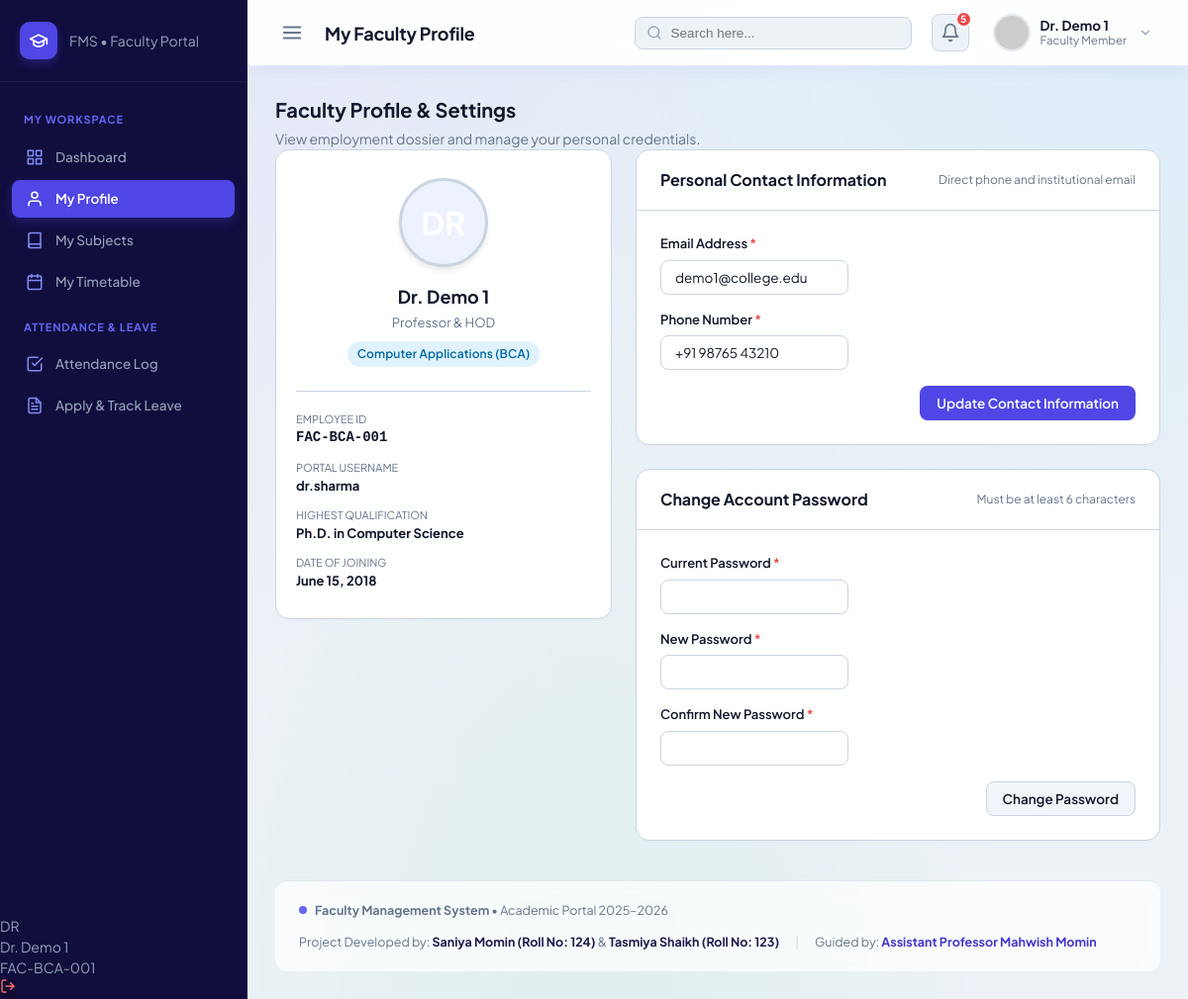
Page /faculty/profile.php (signed in) on the committed database.
### tables this page shows
CREATE TABLE `faculty` (
  `id` INT AUTO_INCREMENT PRIMARY KEY,
  `user_id` INT NOT NULL UNIQUE,
  `department_id` INT NOT NULL,
  `emp_id` VARCHAR(20) NOT NULL UNIQUE,
  `full_name` VARCHAR(100) NOT NULL,
  `email` VARCHAR(100) NOT NULL UNIQUE,
  `phone` VARCHAR(20) NOT NULL,
  `designation` VARCHAR(100) NOT NULL,
  `qualification` VARCHAR(100) NOT NULL,
  `joining_date` DATE NOT NULL,
  `photo` VARCHAR(255) DEFAULT 'default_avatar.png',
  `created_at` TIMESTAMP DEFAULT CURRENT_TIMESTAMP,
  INDEX `idx_faculty_dept` (`department_id`),
  INDEX `idx_faculty_emp_id` (`emp_id`),
  CONSTRAINT `fk_faculty_user` FOREIGN KEY (`user_id`) 
    REFERENCES `users` (`id`) ON DELETE CASCADE ON UPDATE CASCADE,
  CONSTRAINT `fk_faculty_department` FOREIGN KEY (`department_id`) 
    REFERENCES `departments` (`id`) ON DELETE RESTRICT ON UPDATE CASCADE
);

CREATE TABLE `departments` (
  `id` INT AUTO_INCREMENT PRIMARY KEY,
  `dept_code` VARCHAR(10) NOT NULL UNIQUE,
  `dept_name` VARCHAR(100) NOT NULL,
  `description` VARCHAR(255) DEFAULT NULL,
  `created_at` TIMESTAMP DEFAULT CURRENT_TIMESTAMP
);

CREATE TABLE `users` (
  `id` INT AUTO_INCREMENT PRIMARY KEY,
  `username` VARCHAR(50) NOT NULL UNIQUE,
  `password` VARCHAR(255) NOT NULL,
  `role` ENUM('admin', 'faculty') NOT NULL DEFAULT 'faculty',
  `status` ENUM('active', 'inactive') NOT NULL DEFAULT 'active',
  `created_at` TIMESTAMP DEFAULT CURRENT_TIMESTAMP,
  INDEX `idx_users_role` (`role`),
  INDEX `idx_users_status` (`status`)
);

### includes/auth.php (called while the page is built, shortened)
<?php
require_once __DIR__ . '/functions.php';
function isLoggedIn() {
    return isset($_SESSION['user_id']) && !empty($_SESSION['user_id']) && isset($_SESSION['user_role']);
}
function getCurrentUser() {
    return [
        'id'          => $_SESSION['user_id'],
        'username'    => $_SESSION['username'],
        'role'        => $_SESSION['user_role'],
        'faculty_id'  => $_SESSION['faculty_id'] ?? null,
        'full_name'   => $_SESSION['full_name'] ?? $_SESSION['username'],
        'designation' => $_SESSION['designation'] ?? '',
        'emp_id'      => $_SESSION['emp_id'] ?? '',
        'dept_name'   => $_SESSION['dept_name'] ?? '',
        'photo'       => $_SESSION['photo'] ?? 'default_avatar.png'
    ];
}

### includes/functions.php (called while the page is built, shortened)
<?php
function escape($string) {
    return htmlspecialchars((string)($string ?? ''), ENT_QUOTES, 'UTF-8');
}
function getSafeAvatar($photo, $name = 'AI Bot') {
    return $photo;
}

### faculty/profile.php (the view, shortened to what this page needs)
<?php
$pageTitle = 'My Faculty Profile';
$db = getDB();
$facultyId = (int)$_SESSION['faculty_id'];
try {
    $stmt = $db->prepare("
        SELECT f.*, d.dept_code, d.dept_name, u.username
        FROM faculty f
        JOIN departments d ON f.department_id = d.id
        JOIN users u ON f.user_id = u.id
        WHERE f.id = ?
    ");
    $stmt->execute([$facultyId]);
    $faculty = $stmt->fetch();
} catch (Exception $e) {
    die("Database error: " . $e->getMessage());
}
include __DIR__ . '/../includes/header.php';
?>
<div class="content-header">
    <div>
        <h2 style="font-size: 20px; font-weight: 700; color: var(--text); margin: 0 0 4px;">Faculty Profile &amp; Settings</h2>
        <p style="color: var(--text-muted); font-size: 14px; margin: 0;">View employment dossier and manage your personal credentials.</p>
    </div>
</div>
<div style="display: grid; grid-template-columns: minmax(280px, 340px) 1fr; gap: 24px; align-items: start;">
    <div class="card">
        <div class="card-body" style="text-align: center; padding: 28px 20px;">
            <div style="width: 90px; height: 90px; margin: 0 auto 16px; border-radius: 50%; background: var(--primary-light); display: flex; align-items: center; justify-content: center; font-size: 32px; font-weight: 700; color: #fff; border: 3px solid var(--border); box-shadow: 0 4px 6px -1px rgba(0,0,0,0.1);">
            </div>
            <h3 style="margin: 0 0 4px; font-size: 18px; font-weight: 700; color: var(--text);">
                <?php echo escape($faculty['full_name']); ?>
            </h3>
            <div style="font-size: 13px; color: var(--text-muted); margin-bottom: 8px;">
                <?php echo escape($faculty['designation']); ?>
            </div>
            <div>
                <span class="badge badge-info" style="font-size: 12px; padding: 4px 10px;">
                    <?php echo escape($faculty['dept_name']); ?> (<?php echo escape($faculty['dept_code']); ?>)
                </span>
            </div>
            <div style="margin-top: 24px; padding-top: 20px; border-top: 1px solid var(--border); text-align: left; font-size: 13px; display: flex; flex-direction: column; gap: 12px;">
                <div>
                    <span style="color: var(--text-muted); display: block; font-size: 11px; text-transform: uppercase;">Employee ID</span>
                    <strong style="font-family: monospace; font-size: 14px;"><?php echo escape($faculty['emp_id']); ?></strong>
                </div>
                <div>
                    <span style="color: var(--text-muted); display: block; font-size: 11px; text-transform: uppercase;">Portal Username</span>
                    <strong><?php echo escape($faculty['username']); ?></strong>
                </div>
                <div>
                    <span style="color: var(--text-muted); display: block; font-size: 11px; text-transform: uppercase;">Highest Qualification</span>
                    <strong><?php echo escape($faculty['qualification'] ?? 'N/A'); ?></strong>
                </div>
                <div>
                    <span style="color: var(--text-muted); display: block; font-size: 11px; text-transform: uppercase;">Date of Joining</span>
                    <strong><?php echo date('F j, Y', strtotime($faculty['joining_date'])); ?></strong>
                </div>
            </div>
        </div>
    </div>
    <div style="display: flex; flex-direction: column; gap: 24px;">
        <div class="card">
            <div class="card-header">
                <h3 class="card-title">Personal Contact Information</h3>
                <span style="font-size: 12px; color: var(--text-muted);">Direct phone and institutional email</span>
            </div>
            <div class="card-body">
                <form method="POST" action="">
                    <div class="form-grid" style="grid-template-columns: 1fr 1fr;">
                        <div class="form-group">
                            <label for="email" class="form-label">Email Address <span style="color: var(--danger);">*</span></label>
                            <input type="email"
                                   id="email"
                                   name="email"
                                   class="form-control"
                                   value="<?php echo escape($faculty['email']); ?>"
                                   required>
                        </div>
                        <div class="form-group">
                            <label for="phone" class="form-label">Phone Number <span style="color: var(--danger);">*</span></label>
                            <input type="tel"
                                   id="phone"
                                   name="phone"
                                   class="form-control"
                                   value="<?php echo escape($faculty['phone']); ?>"
                                   required>
                        </div>
                    </div>
                    <div style="display: flex; justify-content: flex-end; margin-top: 16px;">
                        <button type="submit" class="btn btn-primary">
                            Update Contact Information
                        </button>
                    </div>
                </form>
            </div>
        </div>
        <div class="card">
            <div class="card-header">
                <h3 class="card-title">Change Account Password</h3>
                <span style="font-size: 12px; color: var(--text-muted);">Must be at least 6 characters</span>
            </div>
            <div class="card-body">
                <form method="POST" action="">
                    <div class="form-group">
                        <label for="current_password" class="form-label">Current Password <span style="color: var(--danger);">*</span></label>
                        <input type="password"
                               id="current_password"
                               name="current_password"
                               class="form-control"
                               required
                               autocomplete="current-password">
                    </div>
                    <div class="form-grid" style="grid-template-columns: 1fr 1fr;">
                        <div class="form-group">
                            <label for="new_password" class="form-label">New Password <span style="color: var(--danger);">*</span></label>
                            <input type="password"
                                   id="new_password"
                                   name="new_password"
                                   class="form-control"
                                   required
                                   minlength="6"
                                   autocomplete="new-password">
                        </div>
                        <div class="form-group">
                            <label for="confirm_password" class="form-label">Confirm New Password <span style="color: var(--danger);">*</span></label>
                            <input type="password"
                                   id="confirm_password"
                                   name="confirm_password"
                                   class="form-control"
                                   required
                                   minlength="6"
                                   autocomplete="new-password">
                        </div>
                    </div>
                    <div style="display: flex; justify-content: flex-end; margin-top: 16px;">
                        <button type="submit" class="btn btn-secondary" style="background: #F1F5F9;">
                            Change Password
                        </button>
                    </div>
                </form>
            </div>
        </div>
    </div>
</div>
<?php include __DIR__ . '/../includes/footer.php'; ?>

### includes/header.php (shortened to what this page needs)
<?php
require_once __DIR__ . '/functions.php';
require_once __DIR__ . '/auth.php';
$currentUser = getCurrentUser();
$pageTitle = $pageTitle ?? 'Dashboard';
?>
<!DOCTYPE html>
<html lang="en">
<head>
    <link rel="stylesheet" href="<?php echo BASE_URL; ?>assets/css/style.css">
    <link rel="stylesheet" href="/fms/assets/css/style.css">
    <link rel="stylesheet" href="/assets/css/style.css">
    <link rel="stylesheet" href="<?php echo BASE_URL; ?>assets/css/print.css">
</head>
<body>
<div class="app-wrapper">
    <?php
    if ($currentUser['role'] === 'admin') {
        include __DIR__ . '/admin-sidebar.php';
    } else {
        include __DIR__ . '/faculty-sidebar.php';
    }
    ?>
    <div class="main-wrapper">
        <header class="topbar">
            <div class="topbar-left">
                <button type="button" class="btn-sidebar-toggle" id="sidebarToggle" aria-label="Toggle navigation">
                    <svg width="22" height="22" viewBox="0 0 24 24" fill="none" stroke="currentColor" stroke-width="2" stroke-linecap="round" stroke-linejoin="round">
                        <line x1="3" y1="12" x2="21" y2="12"/>
                        <line x1="3" y1="6" x2="21" y2="6"/>
                        <line x1="3" y1="18" x2="21" y2="18"/>
                    </svg>
                </button>
                <h1 class="page-title"><?php echo escape($pageTitle); ?></h1>
            </div>
            <div class="topbar-right">
                <div class="topbar-search">
                    <input type="text" placeholder="Search here..." id="globalSearchInput">
                </div>
                <div class="notification-btn" title="5 Unread Notifications">
                    <svg width="20" height="20" viewBox="0 0 24 24" fill="none" stroke="currentColor" stroke-width="2" stroke-linecap="round" stroke-linejoin="round">
                        <path d="M18 8A6 6 0 0 0 6 8c0 7-3 9-3 9h18s-3-2-3-9"/>
                        <path d="M13.73 21a2 2 0 0 1-3.46 0"/>
                    </svg>
                    <span class="notification-badge">5</span>
                </div>
                <a href="<?php echo BASE_URL; ?><?php echo ($currentUser['role'] === 'admin' ? 'admin/dashboard.php' : 'faculty/profile.php'); ?>" class="user-profile-badge">
                    <img
                        src="<?php echo escape(getSafeAvatar($currentUser['photo'] ?? '', $currentUser['full_name'])); ?>"
                        alt="<?php echo escape($currentUser['full_name']); ?>"
                        class="user-profile-avatar"
                    >
                    <div class="user-profile-info">
                        <span class="user-profile-name"><?php echo escape($currentUser['full_name'] ?: 'Administrator'); ?></span>
                        <span class="user-profile-role"><?php echo ($currentUser['role'] === 'admin' ? 'Super Admin' : 'Faculty Member'); ?></span>
                    </div>
                    <svg width="14" height="14" viewBox="0 0 24 24" fill="none" stroke="currentColor" stroke-width="2" stroke-linecap="round" stroke-linejoin="round" style="color: #94A3B8; margin-left: 2px;">
                        <polyline points="6 9 12 15 18 9"/>
                    </svg>
                </a>
            </div>
        </header>
        <main class="content-container">

### rows in the picture
faculty: full_name "Dr. Demo 1", designation "Professor & HOD", department.dept_name "Computer Applications", department.dept_code "BCA", emp "FAC-BCA-001", user.username "dr.sharma", qualification "Ph.D. in Computer Science", joining_date "June 15, 2018", email "demo1@college.edu", phone "+91 98765 43210"

### other values in the picture
substr(escape($facName), 0, 2) "DR"
$facName "Dr. Demo 1"
$facEmpId "FAC-BCA-001"
$pageTitle "My Faculty Profile"
